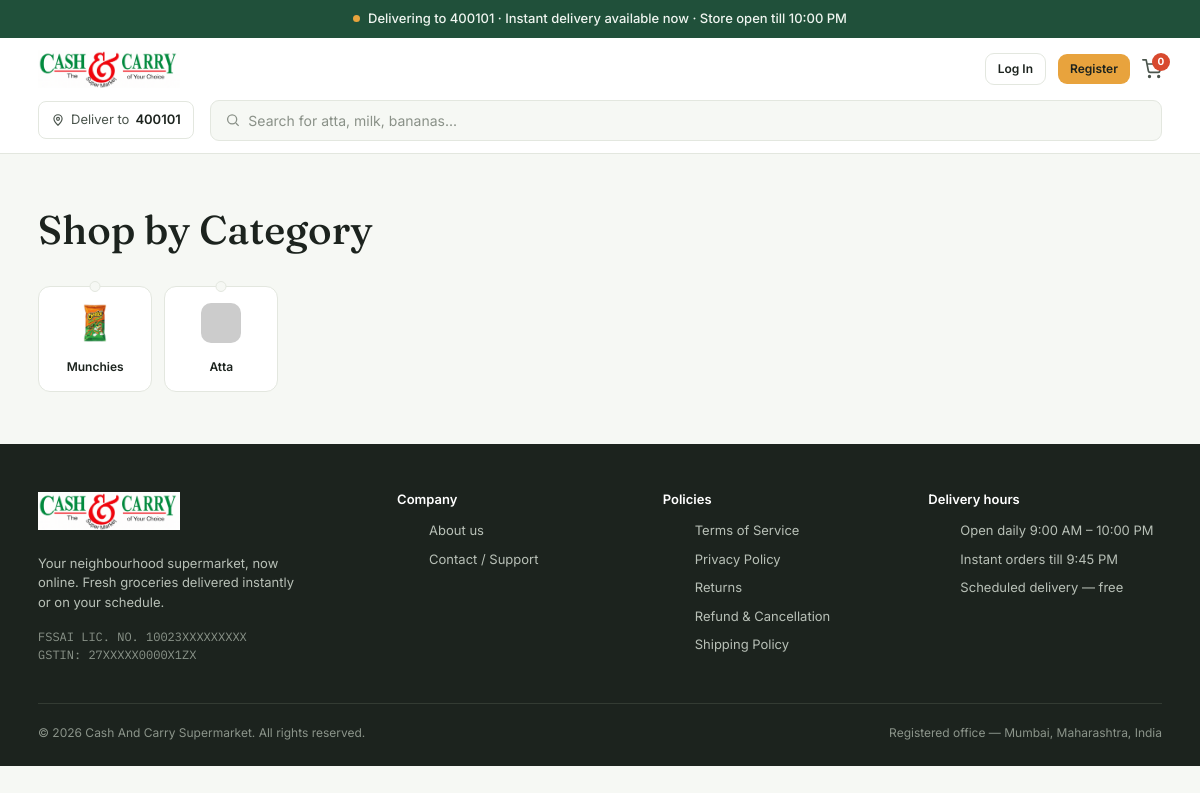
Page /categories/ on the committed database.
### store/models.py (models this page shows, shortened)
class Category(models.Model):
    name = models.CharField(max_length=100)
    parent_category = models.ForeignKey(
        "self", on_delete=models.SET_NULL, blank=True, null=True, related_name="children"
    )
    image = models.ImageField(upload_to='categories/', blank=True, null=True)
    image_url = models.URLField(blank=True, null=True)
    def get_image(self):
        if self.image:
            return self.image.url
        if self.image_url:
            return self.image_url
        return "https://via.placeholder.com/150"
    class Meta:
        verbose_name_plural = "Categories"

### store/views.py (the view)
# urls.py: path('categories/', views.category_list, name='category_list'),
def category_list(request):
    categories = Category.objects.filter(parent_category__isnull=True)
    return render(request, 'category.html', {'categories': categories})

### templates/category.html (shortened to what this page needs)
{% extends 'base.html' %}
{% block content %}
<section class="section">
  <div class="wrap">
    <div class="section-head">
      <h1 class="display">Shop by Category</h1>
    </div>
    <div class="cat-grid">
      {% for category in categories %}
      <div class="cat-tag">
        <div class="cat-swatch" style="{% if category.get_image %}background-image: url('{{ category.get_image }}'); background-size: cover; background-position: center;{% else %}background:#DDEEDD;{% endif %}"></div>
        <span>{{ category.name }}</span>
      </div>
      {% empty %}
      <p style="color: var(--charcoal-soft);">No categories found in the database.</p>
      {% endfor %}
    </div>
  </div>
</section>
{% endblock %}

### templates/base.html (style rules this page uses)
:root { --leaf:#2F6B4F; --leaf-dark:#20503A; --mist:#F6F8F4; --charcoal:#1C231E; --charcoal-soft:#4B554D; --turmeric:#E8A33D; --turmeric-dark:#B87A1F; --chili:#D8492E; --line:#E3E7DF; --white:#FFFFFF; --font-body: 'Inter', -apple-system, BlinkMacSystemFont, sans-serif; --font-display: 'Fraunces', Georgia, serif; --font-mono: 'IBM Plex Mono', monospace; }
* { box-sizing:border-box;margin:0;padding:0; }
html, body { overflow-x: hidden; width: 100%; }
body { font-family:var(--font-body); background:var(--mist); color:var(--charcoal); line-height:1.5; }
.display { font-family:var(--font-display); }
.wrap { max-width:1180px;margin:0 auto;padding:0 28px; }
.section { padding:52px 0; }
.section .wrap { padding:0 28px; }
.section-head { display:flex;justify-content:space-between;align-items:flex-end; margin-bottom:24px; }
.cat-grid { display:grid; grid-template-columns:repeat(auto-fill, minmax(110px, 1fr)); gap:12px; }
.cat-tag { background:var(--white); border:1px solid var(--line); border-radius:12px; padding:16px 10px 14px; text-align:center; position:relative; transition:transform .15s ease, border-color .15s ease; cursor:pointer; }
.cat-tag::before { content:""; position:absolute;top:-6px;left:50%;transform:translateX(-50%); width:11px;height:11px; background:var(--mist); border:1px solid var(--line); border-radius:50%; }
.cat-swatch { width:40px;height:40px; border-radius:10px; margin:0 auto 10px; }
.cat-tag span { font-size:12px;font-weight:600; }

### rows in the picture
Category: image (picture), name "Munchies"
Category: name "Atta"
